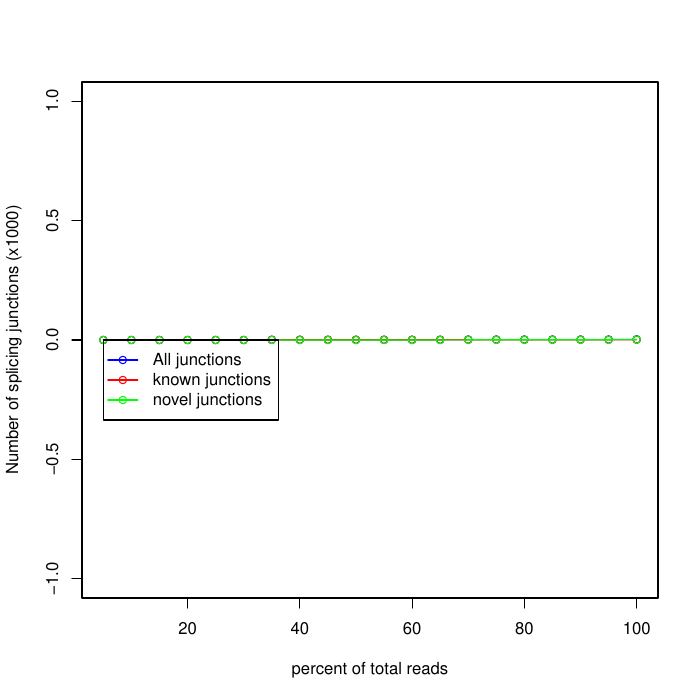

This chart was generated by the following R code:
pdf('output.junctionSaturation_plot.pdf')
x=c(5,10,15,20,25,30,35,40,45,50,55,60,65,70,75,80,85,90,95,100)
y=c(0,0,0,0,0,0,0,0,0,0,0,0,0,1,1,1,1,1,1,1)
z=c(0,0,0,0,0,0,1,1,1,1,1,1,1,2,2,2,2,2,2,3)
w=c(0,0,0,0,0,0,1,1,1,1,1,1,1,1,1,1,1,1,1,2)
m=max(0,0,0)
n=min(0,0,0)
plot(x,z/1000,xlab='percent of total reads',ylab='Number of splicing junctions (x1000)',type='o',col='blue',ylim=c(n,m))
points(x,y/1000,type='o',col='red')
points(x,w/1000,type='o',col='green')
legend(5,0, legend=c("All junctions","known junctions", "novel junctions"),col=c("blue","red","green"),lwd=1,pch=1)
dev.off()
